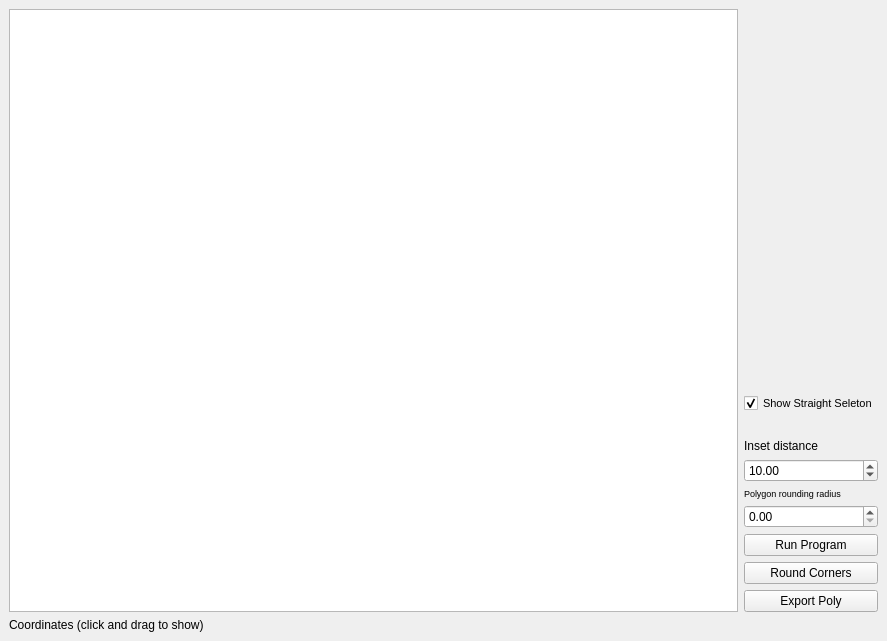
<?xml version="1.0" encoding="UTF-8"?>
<ui version="4.0">
 <class>MainWindow</class>
 <widget class="QMainWindow" name="MainWindow">
  <property name="geometry">
   <rect>
    <x>0</x>
    <y>0</y>
    <width>887</width>
    <height>641</height>
   </rect>
  </property>
  <property name="windowTitle">
   <string>MainWindow</string>
  </property>
  <widget class="QWidget" name="centralwidget">
   <layout class="QVBoxLayout" name="verticalLayout_2">
    <item>
     <layout class="QHBoxLayout" name="horizontalLayout" stretch="0,3">
      <property name="sizeConstraint">
       <enum>QLayout::SetDefaultConstraint</enum>
      </property>
      <item>
       <widget class="QGraphicsView" name="view">
        <property name="enabled">
         <bool>true</bool>
        </property>
        <property name="sizePolicy">
         <sizepolicy hsizetype="Expanding" vsizetype="Expanding">
          <horstretch>100</horstretch>
          <verstretch>0</verstretch>
         </sizepolicy>
        </property>
       </widget>
      </item>
      <item>
       <layout class="QVBoxLayout" name="verticalLayout">
        <item>
         <layout class="QVBoxLayout" name="verticalLayout_3">
          <item>
           <spacer name="verticalSpacer_2">
            <property name="orientation">
             <enum>Qt::Vertical</enum>
            </property>
            <property name="sizeHint" stdset="0">
             <size>
              <width>20</width>
              <height>40</height>
             </size>
            </property>
           </spacer>
          </item>
          <item>
           <widget class="QCheckBox" name="ssCheckBox">
            <property name="font">
             <font>
              <pointsize>8</pointsize>
             </font>
            </property>
            <property name="text">
             <string>Show Straight Seleton</string>
            </property>
            <property name="checked">
             <bool>true</bool>
            </property>
           </widget>
          </item>
          <item>
           <spacer name="verticalSpacer">
            <property name="orientation">
             <enum>Qt::Vertical</enum>
            </property>
            <property name="sizeType">
             <enum>QSizePolicy::Maximum</enum>
            </property>
            <property name="sizeHint" stdset="0">
             <size>
              <width>20</width>
              <height>20</height>
             </size>
            </property>
           </spacer>
          </item>
          <item>
           <widget class="QLabel" name="label_2">
            <property name="text">
             <string>Inset distance</string>
            </property>
           </widget>
          </item>
          <item>
           <widget class="QDoubleSpinBox" name="insetDistanceSpinbox">
            <property name="value">
             <double>10.000000000000000</double>
            </property>
           </widget>
          </item>
          <item>
           <widget class="QLabel" name="label">
            <property name="font">
             <font>
              <pointsize>7</pointsize>
             </font>
            </property>
            <property name="text">
             <string>Polygon rounding radius</string>
            </property>
           </widget>
          </item>
          <item>
           <widget class="QDoubleSpinBox" name="doubleSpinBox"/>
          </item>
          <item>
           <widget class="QPushButton" name="pushButton">
            <property name="text">
             <string>Run Program</string>
            </property>
           </widget>
          </item>
         </layout>
        </item>
        <item>
         <widget class="QPushButton" name="roundCornersButton">
          <property name="text">
           <string>Round Corners</string>
          </property>
         </widget>
        </item>
        <item>
         <widget class="QPushButton" name="exportButton">
          <property name="text">
           <string>Export Poly</string>
          </property>
         </widget>
        </item>
       </layout>
      </item>
     </layout>
    </item>
    <item>
     <layout class="QHBoxLayout" name="horizontalLayout_2">
      <item>
       <widget class="QLabel" name="mouse_xy">
        <property name="text">
         <string>Coordinates (click and drag to show)</string>
        </property>
       </widget>
      </item>
     </layout>
    </item>
   </layout>
  </widget>
 </widget>
 <resources/>
 <connections/>
</ui>
